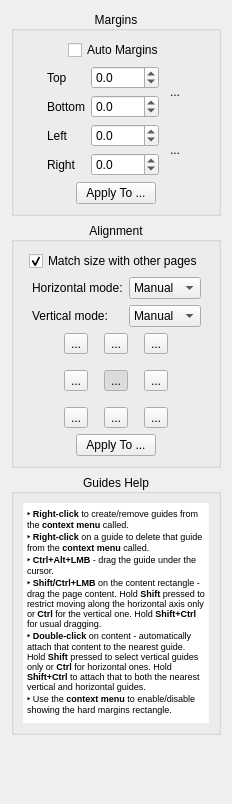
<?xml version="1.0" encoding="UTF-8"?>
<ui version="4.0">
 <class>page_layout::OptionsWidget</class>
 <widget class="QWidget" name="page_layout::OptionsWidget">
  <property name="geometry">
   <rect>
    <x>0</x>
    <y>0</y>
    <width>232</width>
    <height>804</height>
   </rect>
  </property>
  <property name="windowTitle">
   <string>Form</string>
  </property>
  <layout class="QVBoxLayout" name="verticalLayout_4">
   <item>
    <widget class="CollapsibleGroupBox" name="marginsGroup">
     <property name="title">
      <string>Margins</string>
     </property>
     <property name="alignment">
      <set>Qt::AlignCenter</set>
     </property>
     <layout class="QVBoxLayout" name="verticalLayout">
      <item>
       <layout class="QHBoxLayout" name="horizontalLayout">
        <item>
         <spacer name="horizontalSpacer_4">
          <property name="orientation">
           <enum>Qt::Horizontal</enum>
          </property>
          <property name="sizeHint" stdset="0">
           <size>
            <width>1</width>
            <height>1</height>
           </size>
          </property>
         </spacer>
        </item>
        <item>
         <widget class="QCheckBox" name="autoMargins">
          <property name="text">
           <string>Auto Margins</string>
          </property>
          <property name="checked">
           <bool>false</bool>
          </property>
         </widget>
        </item>
        <item>
         <spacer name="horizontalSpacer_2">
          <property name="orientation">
           <enum>Qt::Horizontal</enum>
          </property>
          <property name="sizeHint" stdset="0">
           <size>
            <width>1</width>
            <height>1</height>
           </size>
          </property>
         </spacer>
        </item>
       </layout>
      </item>
      <item>
       <layout class="QHBoxLayout" name="horizontalLayout_2">
        <item>
         <spacer name="horizontalSpacer_3">
          <property name="orientation">
           <enum>Qt::Horizontal</enum>
          </property>
          <property name="sizeHint" stdset="0">
           <size>
            <width>1</width>
            <height>1</height>
           </size>
          </property>
         </spacer>
        </item>
        <item>
         <layout class="QGridLayout" name="gridLayout">
          <item row="0" column="2" rowspan="2">
           <widget class="QToolButton" name="topBottomLink">
            <property name="minimumSize">
             <size>
              <width>20</width>
              <height>36</height>
             </size>
            </property>
            <property name="maximumSize">
             <size>
              <width>20</width>
              <height>36</height>
             </size>
            </property>
            <property name="styleSheet">
             <string notr="true">QToolButton:!hover {
  padding: 0;
  border: none;
  background-color: transparent;
}

QToolButton:hover {
  padding: 0;
  border: 1px solid palette(highlight);
  background-color: palette(base);
}

QToolButton:pressed {
  padding: 0;
  border: 1px solid palette(highlight);
  background-color: palette(alternative-base);
}</string>
            </property>
            <property name="text">
             <string>...</string>
            </property>
            <property name="icon">
             <iconset resource="../../../resources/resources.qrc">
              <normaloff>:/icons/stock-vchain.svg</normaloff>:/icons/stock-vchain.svg</iconset>
            </property>
            <property name="iconSize">
             <size>
              <width>18</width>
              <height>24</height>
             </size>
            </property>
           </widget>
          </item>
          <item row="0" column="0">
           <widget class="QLabel" name="label">
            <property name="text">
             <string>Top</string>
            </property>
           </widget>
          </item>
          <item row="3" column="0">
           <widget class="QLabel" name="label_4">
            <property name="text">
             <string>Right</string>
            </property>
           </widget>
          </item>
          <item row="2" column="0">
           <widget class="QLabel" name="label_3">
            <property name="text">
             <string>Left</string>
            </property>
           </widget>
          </item>
          <item row="2" column="2" rowspan="2">
           <widget class="QToolButton" name="leftRightLink">
            <property name="minimumSize">
             <size>
              <width>20</width>
              <height>36</height>
             </size>
            </property>
            <property name="maximumSize">
             <size>
              <width>20</width>
              <height>36</height>
             </size>
            </property>
            <property name="styleSheet">
             <string notr="true">QToolButton:!hover {
  padding: 0;
  border: none;
  background-color: transparent;
}

QToolButton:hover {
  padding: 0;
  border: 1px solid palette(highlight);
  background-color: palette(base);
}

QToolButton:pressed {
  padding: 0;
  border: 1px solid palette(highlight);
  background-color: palette(alternative-base);
}</string>
            </property>
            <property name="text">
             <string>...</string>
            </property>
            <property name="icon">
             <iconset resource="../../../resources/resources.qrc">
              <normaloff>:/icons/stock-vchain.svg</normaloff>:/icons/stock-vchain.svg</iconset>
            </property>
            <property name="iconSize">
             <size>
              <width>18</width>
              <height>24</height>
             </size>
            </property>
            <property name="checked">
             <bool>false</bool>
            </property>
           </widget>
          </item>
          <item row="0" column="1">
           <widget class="QDoubleSpinBox" name="topMarginSpinBox">
            <property name="decimals">
             <number>1</number>
            </property>
            <property name="minimum">
             <double>-9999.000000000000000</double>
            </property>
            <property name="maximum">
             <double>9999.000000000000000</double>
            </property>
           </widget>
          </item>
          <item row="1" column="1">
           <widget class="QDoubleSpinBox" name="bottomMarginSpinBox">
            <property name="decimals">
             <number>1</number>
            </property>
            <property name="minimum">
             <double>-9999.000000000000000</double>
            </property>
            <property name="maximum">
             <double>9999.000000000000000</double>
            </property>
           </widget>
          </item>
          <item row="2" column="1">
           <widget class="QDoubleSpinBox" name="leftMarginSpinBox">
            <property name="decimals">
             <number>1</number>
            </property>
            <property name="minimum">
             <double>-9999.000000000000000</double>
            </property>
            <property name="maximum">
             <double>9999.000000000000000</double>
            </property>
           </widget>
          </item>
          <item row="1" column="0">
           <widget class="QLabel" name="label_2">
            <property name="text">
             <string>Bottom</string>
            </property>
           </widget>
          </item>
          <item row="3" column="1">
           <widget class="QDoubleSpinBox" name="rightMarginSpinBox">
            <property name="decimals">
             <number>1</number>
            </property>
            <property name="minimum">
             <double>-9999.000000000000000</double>
            </property>
            <property name="maximum">
             <double>9999.000000000000000</double>
            </property>
           </widget>
          </item>
         </layout>
        </item>
        <item>
         <spacer name="horizontalSpacer">
          <property name="orientation">
           <enum>Qt::Horizontal</enum>
          </property>
          <property name="sizeHint" stdset="0">
           <size>
            <width>1</width>
            <height>1</height>
           </size>
          </property>
         </spacer>
        </item>
       </layout>
      </item>
      <item>
       <layout class="QHBoxLayout" name="horizontalLayout_5">
        <item>
         <spacer name="horizontalSpacer_9">
          <property name="orientation">
           <enum>Qt::Horizontal</enum>
          </property>
          <property name="sizeHint" stdset="0">
           <size>
            <width>1</width>
            <height>1</height>
           </size>
          </property>
         </spacer>
        </item>
        <item>
         <widget class="QPushButton" name="applyMarginsBtn">
          <property name="text">
           <string>Apply To ...</string>
          </property>
         </widget>
        </item>
        <item>
         <spacer name="horizontalSpacer_10">
          <property name="orientation">
           <enum>Qt::Horizontal</enum>
          </property>
          <property name="sizeHint" stdset="0">
           <size>
            <width>1</width>
            <height>1</height>
           </size>
          </property>
         </spacer>
        </item>
       </layout>
      </item>
     </layout>
    </widget>
   </item>
   <item>
    <widget class="CollapsibleGroupBox" name="alignmentGroup">
     <property name="title">
      <string>Alignment</string>
     </property>
     <property name="alignment">
      <set>Qt::AlignCenter</set>
     </property>
     <layout class="QVBoxLayout" name="verticalLayout_2">
      <property name="topMargin">
       <number>9</number>
      </property>
      <property name="rightMargin">
       <number>9</number>
      </property>
      <item>
       <layout class="QHBoxLayout" name="horizontalLayout_7">
        <item>
         <spacer name="horizontalSpacer_7">
          <property name="orientation">
           <enum>Qt::Horizontal</enum>
          </property>
          <property name="sizeHint" stdset="0">
           <size>
            <width>1</width>
            <height>1</height>
           </size>
          </property>
         </spacer>
        </item>
        <item>
         <widget class="QCheckBox" name="alignWithOthersCB">
          <property name="text">
           <string>Match size with other pages</string>
          </property>
          <property name="checked">
           <bool>true</bool>
          </property>
         </widget>
        </item>
        <item>
         <spacer name="horizontalSpacer_8">
          <property name="orientation">
           <enum>Qt::Horizontal</enum>
          </property>
          <property name="sizeHint" stdset="0">
           <size>
            <width>1</width>
            <height>1</height>
           </size>
          </property>
         </spacer>
        </item>
       </layout>
      </item>
      <item>
       <layout class="QHBoxLayout" name="horizontalLayout_9">
        <item>
         <spacer name="horizontalSpacer_17">
          <property name="orientation">
           <enum>Qt::Horizontal</enum>
          </property>
          <property name="sizeHint" stdset="0">
           <size>
            <width>1</width>
            <height>1</height>
           </size>
          </property>
         </spacer>
        </item>
        <item>
         <layout class="QGridLayout" name="gridLayout_3">
          <item row="0" column="0">
           <widget class="QLabel" name="hAlignmentModeLabel">
            <property name="text">
             <string>Horizontal mode:</string>
            </property>
           </widget>
          </item>
          <item row="1" column="0">
           <widget class="QLabel" name="vAlignmentModeLabel">
            <property name="text">
             <string>Vertical mode:</string>
            </property>
           </widget>
          </item>
          <item row="0" column="1">
           <widget class="QComboBox" name="hAlignmentModeCB">
            <property name="currentIndex">
             <number>1</number>
            </property>
            <item>
             <property name="text">
              <string comment="auto">Auto</string>
             </property>
            </item>
            <item>
             <property name="text">
              <string comment="manual">Manual</string>
             </property>
            </item>
            <item>
             <property name="text">
              <string comment="original">Original</string>
             </property>
            </item>
           </widget>
          </item>
          <item row="1" column="1">
           <widget class="QComboBox" name="vAlignmentModeCB">
            <property name="currentIndex">
             <number>1</number>
            </property>
            <item>
             <property name="text">
              <string comment="auto">Auto</string>
             </property>
            </item>
            <item>
             <property name="text">
              <string comment="manual">Manual</string>
             </property>
            </item>
            <item>
             <property name="text">
              <string comment="original">Original</string>
             </property>
            </item>
           </widget>
          </item>
         </layout>
        </item>
        <item>
         <spacer name="horizontalSpacer_18">
          <property name="orientation">
           <enum>Qt::Horizontal</enum>
          </property>
          <property name="sizeHint" stdset="0">
           <size>
            <width>1</width>
            <height>1</height>
           </size>
          </property>
         </spacer>
        </item>
       </layout>
      </item>
      <item>
       <layout class="QHBoxLayout" name="horizontalLayout_4">
        <item>
         <spacer name="horizontalSpacer_6">
          <property name="orientation">
           <enum>Qt::Horizontal</enum>
          </property>
          <property name="sizeHint" stdset="0">
           <size>
            <width>1</width>
            <height>1</height>
           </size>
          </property>
         </spacer>
        </item>
        <item>
         <layout class="QGridLayout" name="gridLayout_2">
          <property name="spacing">
           <number>16</number>
          </property>
          <item row="0" column="0">
           <widget class="QToolButton" name="alignTopLeftBtn">
            <property name="text">
             <string>...</string>
            </property>
            <property name="icon">
             <iconset resource="../../../resources/resources.qrc">
              <normaloff>:/icons/stock-gravity-north-west.svg</normaloff>:/icons/stock-gravity-north-west.svg</iconset>
            </property>
            <property name="iconSize">
             <size>
              <width>24</width>
              <height>24</height>
             </size>
            </property>
            <property name="checkable">
             <bool>true</bool>
            </property>
            <property name="autoExclusive">
             <bool>true</bool>
            </property>
           </widget>
          </item>
          <item row="0" column="1">
           <widget class="QToolButton" name="alignTopBtn">
            <property name="text">
             <string>...</string>
            </property>
            <property name="icon">
             <iconset resource="../../../resources/resources.qrc">
              <normaloff>:/icons/stock-gravity-north.svg</normaloff>:/icons/stock-gravity-north.svg</iconset>
            </property>
            <property name="iconSize">
             <size>
              <width>24</width>
              <height>24</height>
             </size>
            </property>
            <property name="checkable">
             <bool>true</bool>
            </property>
            <property name="autoExclusive">
             <bool>true</bool>
            </property>
           </widget>
          </item>
          <item row="0" column="2">
           <widget class="QToolButton" name="alignTopRightBtn">
            <property name="text">
             <string>...</string>
            </property>
            <property name="icon">
             <iconset resource="../../../resources/resources.qrc">
              <normaloff>:/icons/stock-gravity-north-east.svg</normaloff>:/icons/stock-gravity-north-east.svg</iconset>
            </property>
            <property name="iconSize">
             <size>
              <width>24</width>
              <height>24</height>
             </size>
            </property>
            <property name="checkable">
             <bool>true</bool>
            </property>
            <property name="autoExclusive">
             <bool>true</bool>
            </property>
           </widget>
          </item>
          <item row="1" column="0">
           <widget class="QToolButton" name="alignLeftBtn">
            <property name="text">
             <string>...</string>
            </property>
            <property name="icon">
             <iconset resource="../../../resources/resources.qrc">
              <normaloff>:/icons/stock-gravity-west.svg</normaloff>:/icons/stock-gravity-west.svg</iconset>
            </property>
            <property name="iconSize">
             <size>
              <width>24</width>
              <height>24</height>
             </size>
            </property>
            <property name="checkable">
             <bool>true</bool>
            </property>
            <property name="autoExclusive">
             <bool>true</bool>
            </property>
           </widget>
          </item>
          <item row="1" column="1">
           <widget class="QToolButton" name="alignCenterBtn">
            <property name="text">
             <string>...</string>
            </property>
            <property name="icon">
             <iconset resource="../../../resources/resources.qrc">
              <normaloff>:/icons/stock-center.svg</normaloff>:/icons/stock-center.svg</iconset>
            </property>
            <property name="iconSize">
             <size>
              <width>24</width>
              <height>24</height>
             </size>
            </property>
            <property name="checkable">
             <bool>true</bool>
            </property>
            <property name="checked">
             <bool>true</bool>
            </property>
            <property name="autoExclusive">
             <bool>true</bool>
            </property>
           </widget>
          </item>
          <item row="1" column="2">
           <widget class="QToolButton" name="alignRightBtn">
            <property name="text">
             <string>...</string>
            </property>
            <property name="icon">
             <iconset resource="../../../resources/resources.qrc">
              <normaloff>:/icons/stock-gravity-east.svg</normaloff>:/icons/stock-gravity-east.svg</iconset>
            </property>
            <property name="iconSize">
             <size>
              <width>24</width>
              <height>24</height>
             </size>
            </property>
            <property name="checkable">
             <bool>true</bool>
            </property>
            <property name="autoExclusive">
             <bool>true</bool>
            </property>
           </widget>
          </item>
          <item row="2" column="0">
           <widget class="QToolButton" name="alignBottomLeftBtn">
            <property name="text">
             <string>...</string>
            </property>
            <property name="icon">
             <iconset resource="../../../resources/resources.qrc">
              <normaloff>:/icons/stock-gravity-south-west.svg</normaloff>:/icons/stock-gravity-south-west.svg</iconset>
            </property>
            <property name="iconSize">
             <size>
              <width>24</width>
              <height>24</height>
             </size>
            </property>
            <property name="checkable">
             <bool>true</bool>
            </property>
            <property name="autoExclusive">
             <bool>true</bool>
            </property>
           </widget>
          </item>
          <item row="2" column="1">
           <widget class="QToolButton" name="alignBottomBtn">
            <property name="text">
             <string>...</string>
            </property>
            <property name="icon">
             <iconset resource="../../../resources/resources.qrc">
              <normaloff>:/icons/stock-gravity-south.svg</normaloff>:/icons/stock-gravity-south.svg</iconset>
            </property>
            <property name="iconSize">
             <size>
              <width>24</width>
              <height>24</height>
             </size>
            </property>
            <property name="checkable">
             <bool>true</bool>
            </property>
            <property name="autoExclusive">
             <bool>true</bool>
            </property>
           </widget>
          </item>
          <item row="2" column="2">
           <widget class="QToolButton" name="alignBottomRightBtn">
            <property name="text">
             <string>...</string>
            </property>
            <property name="icon">
             <iconset resource="../../../resources/resources.qrc">
              <normaloff>:/icons/stock-gravity-south-east.svg</normaloff>:/icons/stock-gravity-south-east.svg</iconset>
            </property>
            <property name="iconSize">
             <size>
              <width>24</width>
              <height>24</height>
             </size>
            </property>
            <property name="checkable">
             <bool>true</bool>
            </property>
            <property name="autoExclusive">
             <bool>true</bool>
            </property>
           </widget>
          </item>
         </layout>
        </item>
        <item>
         <spacer name="horizontalSpacer_5">
          <property name="orientation">
           <enum>Qt::Horizontal</enum>
          </property>
          <property name="sizeHint" stdset="0">
           <size>
            <width>1</width>
            <height>1</height>
           </size>
          </property>
         </spacer>
        </item>
       </layout>
      </item>
      <item>
       <layout class="QHBoxLayout" name="horizontalLayout_6">
        <item>
         <spacer name="horizontalSpacer_11">
          <property name="orientation">
           <enum>Qt::Horizontal</enum>
          </property>
          <property name="sizeHint" stdset="0">
           <size>
            <width>1</width>
            <height>1</height>
           </size>
          </property>
         </spacer>
        </item>
        <item>
         <widget class="QPushButton" name="applyAlignmentBtn">
          <property name="text">
           <string>Apply To ...</string>
          </property>
         </widget>
        </item>
        <item>
         <spacer name="horizontalSpacer_12">
          <property name="orientation">
           <enum>Qt::Horizontal</enum>
          </property>
          <property name="sizeHint" stdset="0">
           <size>
            <width>1</width>
            <height>1</height>
           </size>
          </property>
         </spacer>
        </item>
       </layout>
      </item>
     </layout>
    </widget>
   </item>
   <item>
    <widget class="CollapsibleGroupBox" name="groupBox">
     <property name="sizePolicy">
      <sizepolicy hsizetype="Preferred" vsizetype="Preferred">
       <horstretch>0</horstretch>
       <verstretch>0</verstretch>
      </sizepolicy>
     </property>
     <property name="title">
      <string>Guides Help</string>
     </property>
     <property name="alignment">
      <set>Qt::AlignCenter</set>
     </property>
     <layout class="QVBoxLayout" name="verticalLayout_6">
      <property name="sizeConstraint">
       <enum>QLayout::SetDefaultConstraint</enum>
      </property>
      <item>
       <widget class="QTextBrowser" name="textBrowser">
        <property name="sizePolicy">
         <sizepolicy hsizetype="Expanding" vsizetype="Expanding">
          <horstretch>0</horstretch>
          <verstretch>0</verstretch>
         </sizepolicy>
        </property>
        <property name="minimumSize">
         <size>
          <width>0</width>
          <height>220</height>
         </size>
        </property>
        <property name="baseSize">
         <size>
          <width>0</width>
          <height>0</height>
         </size>
        </property>
        <property name="acceptDrops">
         <bool>false</bool>
        </property>
        <property name="toolTip">
         <string/>
        </property>
        <property name="toolTipDuration">
         <number>-1</number>
        </property>
        <property name="statusTip">
         <string/>
        </property>
        <property name="autoFillBackground">
         <bool>false</bool>
        </property>
        <property name="frameShape">
         <enum>QFrame::NoFrame</enum>
        </property>
        <property name="frameShadow">
         <enum>QFrame::Plain</enum>
        </property>
        <property name="verticalScrollBarPolicy">
         <enum>Qt::ScrollBarAlwaysOff</enum>
        </property>
        <property name="horizontalScrollBarPolicy">
         <enum>Qt::ScrollBarAlwaysOff</enum>
        </property>
        <property name="sizeAdjustPolicy">
         <enum>QAbstractScrollArea::AdjustToContentsOnFirstShow</enum>
        </property>
        <property name="autoFormatting">
         <set>QTextEdit::AutoNone</set>
        </property>
        <property name="lineWrapMode">
         <enum>QTextEdit::WidgetWidth</enum>
        </property>
        <property name="readOnly">
         <bool>true</bool>
        </property>
        <property name="html">
         <string>&lt;!DOCTYPE HTML PUBLIC &quot;-//W3C//DTD HTML 4.0//EN&quot; &quot;http://www.w3.org/TR/REC-html40/strict.dtd&quot;&gt;
&lt;html&gt;&lt;head&gt;&lt;meta name=&quot;qrichtext&quot; content=&quot;1&quot; /&gt;&lt;style type=&quot;text/css&quot;&gt;
p, li { white-space: pre-wrap; }
&lt;/style&gt;&lt;/head&gt;&lt;body style=&quot; font-family:'MS Shell Dlg 2'; font-size:8.25pt; font-weight:400; font-style:normal;&quot;&gt;
&lt;p style=&quot; margin-top:0px; margin-bottom:0px; margin-left:0px; margin-right:0px; -qt-block-indent:0; text-indent:0px;&quot;&gt;&lt;span style=&quot; font-size:7pt; font-weight:600;&quot;&gt;‣ Right-click&lt;/span&gt;&lt;span style=&quot; font-size:7pt;&quot;&gt; to create/remove guides from the &lt;/span&gt;&lt;span style=&quot; font-size:7pt; font-weight:600;&quot;&gt;context menu&lt;/span&gt;&lt;span style=&quot; font-size:7pt;&quot;&gt; called.&lt;/span&gt;&lt;/p&gt;
&lt;p style=&quot; margin-top:0px; margin-bottom:0px; margin-left:0px; margin-right:0px; -qt-block-indent:0; text-indent:0px;&quot;&gt;&lt;span style=&quot; font-size:7pt; font-weight:600;&quot;&gt;‣ Right-click&lt;/span&gt;&lt;span style=&quot; font-size:7pt;&quot;&gt; on a guide to delete that guide from the &lt;/span&gt;&lt;span style=&quot; font-size:7pt; font-weight:600;&quot;&gt;context menu&lt;/span&gt;&lt;span style=&quot; font-size:7pt;&quot;&gt; called.&lt;/span&gt;&lt;/p&gt;
&lt;p style=&quot; margin-top:0px; margin-bottom:0px; margin-left:0px; margin-right:0px; -qt-block-indent:0; text-indent:0px;&quot;&gt;&lt;span style=&quot; font-size:7pt; font-weight:600;&quot;&gt;‣ Ctrl+Alt+LMB&lt;/span&gt;&lt;span style=&quot; font-size:7pt;&quot;&gt; - drag the guide under the cursor.&lt;/span&gt;&lt;/p&gt;
&lt;p style=&quot; margin-top:0px; margin-bottom:0px; margin-left:0px; margin-right:0px; -qt-block-indent:0; text-indent:0px;&quot;&gt;&lt;span style=&quot; font-size:7pt; font-weight:600;&quot;&gt;‣ Shift/Ctrl+LMB&lt;/span&gt;&lt;span style=&quot; font-size:7pt;&quot;&gt; on the content rectangle - drag the page content. Hold &lt;/span&gt;&lt;span style=&quot; font-size:7pt; font-weight:600;&quot;&gt;Shift&lt;/span&gt;&lt;span style=&quot; font-size:7pt;&quot;&gt; pressed to restrict moving along the horizontal axis only or &lt;/span&gt;&lt;span style=&quot; font-size:7pt; font-weight:600;&quot;&gt;Ctrl&lt;/span&gt;&lt;span style=&quot; font-size:7pt;&quot;&gt; for the vertical one. Hold &lt;/span&gt;&lt;span style=&quot; font-size:7pt; font-weight:600;&quot;&gt;Shift+Ctrl&lt;/span&gt;&lt;span style=&quot; font-size:7pt;&quot;&gt; for usual dragging.&lt;/span&gt;&lt;/p&gt;
&lt;p style=&quot; margin-top:0px; margin-bottom:0px; margin-left:0px; margin-right:0px; -qt-block-indent:0; text-indent:0px;&quot;&gt;&lt;span style=&quot; font-size:7pt; font-weight:600;&quot;&gt;‣ Double-click&lt;/span&gt;&lt;span style=&quot; font-size:7pt;&quot;&gt; on content - automatically attach that content to the nearest guide. Hold &lt;/span&gt;&lt;span style=&quot; font-size:7pt; font-weight:600;&quot;&gt;Shift&lt;/span&gt;&lt;span style=&quot; font-size:7pt;&quot;&gt; pressed to select vertical guides only or &lt;/span&gt;&lt;span style=&quot; font-size:7pt; font-weight:600;&quot;&gt;Ctrl&lt;/span&gt;&lt;span style=&quot; font-size:7pt;&quot;&gt; for horizontal ones. Hold &lt;/span&gt;&lt;span style=&quot; font-size:7pt; font-weight:600;&quot;&gt;Shift+Ctrl&lt;/span&gt;&lt;span style=&quot; font-size:7pt;&quot;&gt; to attach that to both the nearest vertical and horizontal guides.&lt;/span&gt;&lt;/p&gt;
&lt;p style=&quot; margin-top:0px; margin-bottom:0px; margin-left:0px; margin-right:0px; -qt-block-indent:0; text-indent:0px;&quot;&gt;&lt;span style=&quot; font-size:7pt; font-weight:600;&quot;&gt;‣&lt;/span&gt;&lt;span style=&quot; font-size:7pt;&quot;&gt; Use the &lt;/span&gt;&lt;span style=&quot; font-size:7pt; font-weight:600;&quot;&gt;context menu&lt;/span&gt;&lt;span style=&quot; font-size:7pt;&quot;&gt; to enable/disable showing the hard margins rectangle.&lt;/span&gt;&lt;/p&gt;&lt;/body&gt;&lt;/html&gt;</string>
        </property>
        <property name="textInteractionFlags">
         <set>Qt::TextSelectableByKeyboard|Qt::TextSelectableByMouse</set>
        </property>
       </widget>
      </item>
     </layout>
    </widget>
   </item>
   <item>
    <spacer name="verticalSpacer">
     <property name="orientation">
      <enum>Qt::Vertical</enum>
     </property>
     <property name="sizeHint" stdset="0">
      <size>
       <width>188</width>
       <height>11</height>
      </size>
     </property>
    </spacer>
   </item>
  </layout>
 </widget>
 <customwidgets>
  <customwidget>
   <class>CollapsibleGroupBox</class>
   <extends>QGroupBox</extends>
   <header location="global">CollapsibleGroupBox.h</header>
   <container>1</container>
  </customwidget>
 </customwidgets>
 <resources>
  <include location="../../../resources/resources.qrc"/>
 </resources>
 <connections/>
</ui>
